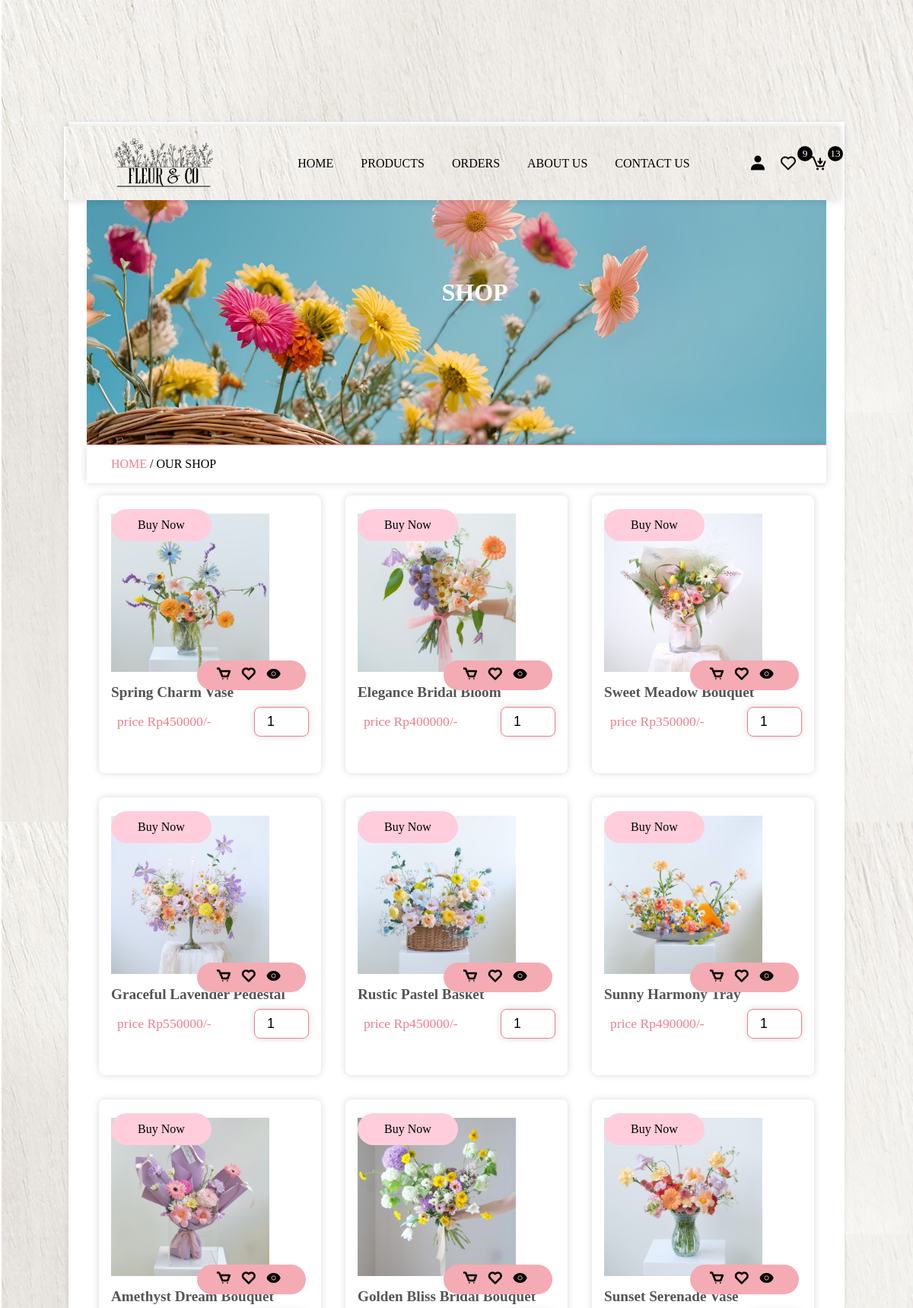
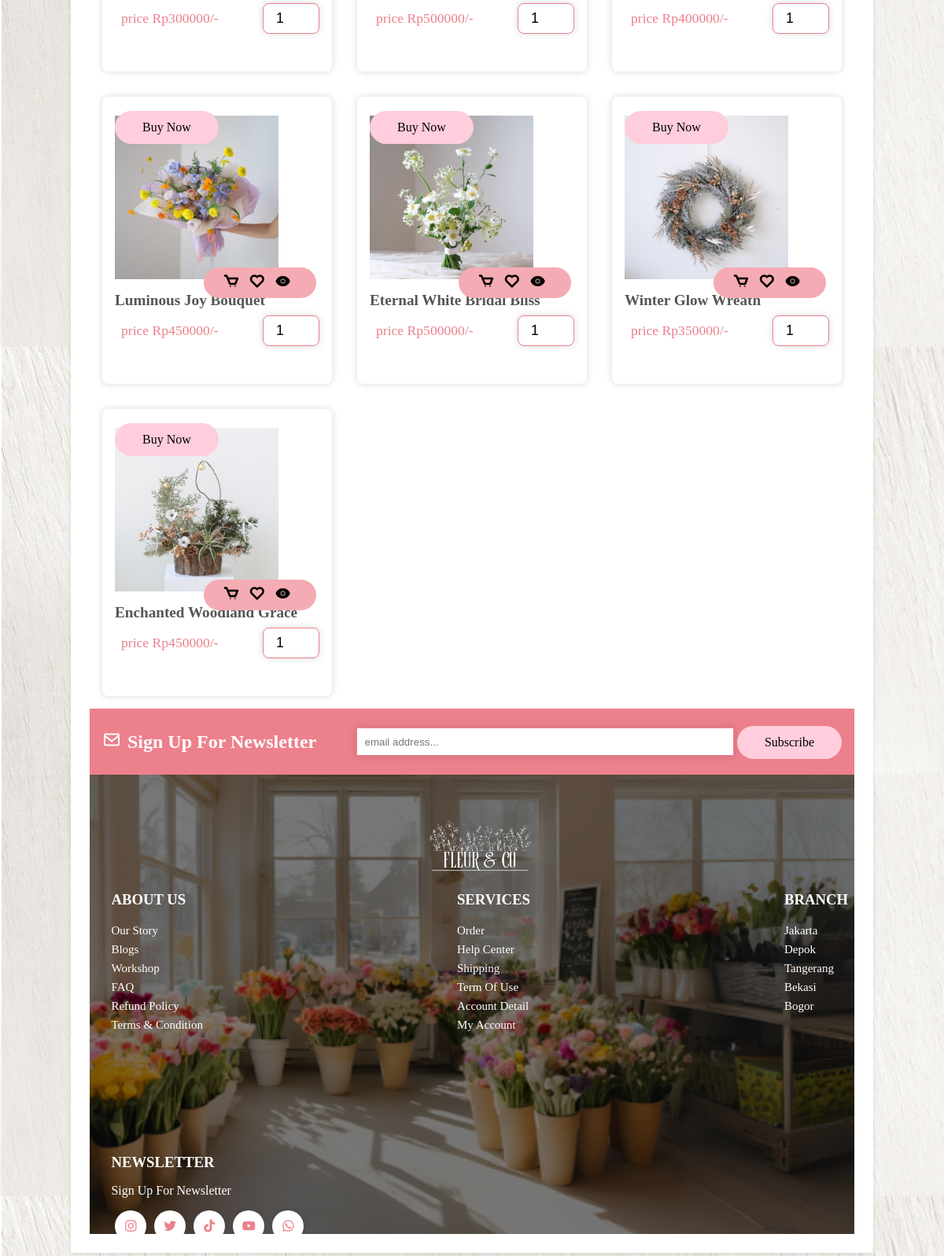
Screenshot of /view_products.php with the database file from the repository (2 pictures, top to bottom).
### tables this page shows
CREATE TABLE `products` (
  `id` varchar(20) NOT NULL,
  `name` varchar(50) NOT NULL,
  `price` int(50) NOT NULL,
  `image` varchar(255) NOT NULL,
  `product_detail` varchar(1000) NOT NULL
);

### view_products.php (the view, shortened to what this page needs)
<?php
    include 'components/connection.php';
?>
<!DOCTYPE html>
<html lang="en">
<head>
    <link href='https://unpkg.com/boxicons@2.1.4/css/boxicons.min.css' rel='stylesheet'>
</head>
<body>
    <?php include 'components/header.php'; ?>
    <div class="main">
        <div class="banner">
            <h1>shop</h1>
        </div>
        <div class="title2">
            <a href="home.php">home </a><span>/ our shop</span>
        </div>
        <section class="products">
            <div class="box-container">
                <?php
                    $select_products = $conn->prepare("SELECT * FROM `products`");
                    $select_products->execute();
                    if ($select_products->rowCount() > 0) {
                        while ($fetch_products = $select_products->fetch(PDO::FETCH_ASSOC)) {
                ?>
                <form action="" method="post" class="box">
                    <img src="img/<?=$fetch_products['image']; ?>" class="img">
                    <div class="button">
                        <button type="submit" name="add_to_cart"><i class="bx bx-cart"></i></button>
                        <button type="submit" name="add_to_wishlist"><i class="bx bx-heart"></i></button>
                        <a href="view_page.php?pid=<?php echo $fetch_products['id']; ?>" class="bx bxs-show"></a>
                    </div>
                    <h3 class="name"><?=$fetch_products['name']; ?></h3>
                    <div class="flex">
                        <p class="price">price Rp<?=$fetch_products['price']; ?>/-</p>
                        <input type="number" name="qty" required min="1" value="1" max="20" maxlength="2" class="qty">
                    </div>
                    <a href="checkout.php?get_id=<?=$fetch_products['id']; ?>" class="btn">buy now</a>
                </form>
                <?php
                        }
                    }else{
                        echo '<p class="empty">no products added yet!</p>';
                    }
                ?>
            </div>
        </section>
        <?php include 'components/footer.php'; ?>
    </div>
</body>
</html>

### rows the page displays
products: image (picture), name "Spring Charm Vase", price "450000"
products: image (picture), name "Elegance Bridal Bloom", price "400000"
products: image (picture), name "Sweet Meadow Bouquet", price "350000"
products: image (picture), name "Graceful Lavender Pedestal", price "550000"
products: image (picture), name "Rustic Pastel Basket", price "450000"
products: image (picture), name "Sunny Harmony Tray", price "490000"
products: image (picture), name "Amethyst Dream Bouquet", price "300000"
products: image (picture), name "Golden Bliss Bridal Bouquet", price "500000"
products: image (picture), name "Sunset Serenade Vase", price "400000"
products: image (picture), name "Luminous Joy Bouquet", price "450000"
products: image (picture), name "Eternal White Bridal Bliss", price "500000"
products: image (picture), name "Winter Glow Wreath", price "350000"
products: image (picture), name "Enchanted Woodland Grace", price "450000"

### other values shown
$total_wishlist_items "9"
$total_cart_items "13"
